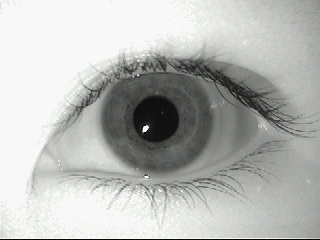
#> input picture test/aeval1.bmp, 320 x 240 px
$ python canny.py test/aeval1.bmp
#> lines starting #> are read from the running program, lines starting #| are printed output that depends on the picture; after the words box and inside, x2 and y2 are one past the last pixel; in counts of white or black regions, pixels touching at a corner belong together
import cv2
import numpy as np
import sys
from matplotlib import pyplot as plt

############################Detecting Outer Circle

img_1 = cv2.imread(sys.argv[1],0)
#> img_1: shape (240, 320); min 2, max 248, mean 184.7
plt.subplot(331),plt.imshow(img_1,cmap = 'gray')
plt.title('Original Image'), plt.xticks([]), plt.yticks([])

#Binary Thresholding of the image

ret, img = cv2.threshold(img_1,127,255,cv2.THRESH_BINARY)
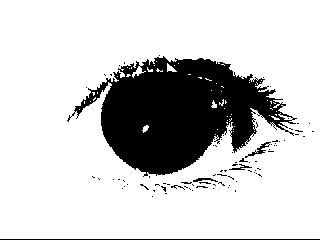
#> img: shape (240, 320); 79.9% white; 84 black regions (78 under 20 px), largest, box (x1, y1, x2, y2) and area: (67, 56, 297, 177) 14582, (0, 239, 320, 240) 320, (245, 142, 271, 158) 97, (193, 178, 218, 182) 52, (229, 164, 252, 170) 49, (171, 185, 185, 190) 21
plt.subplot(332),plt.imshow(img,cmap = 'gray')
plt.title('Threshold Image'), plt.xticks([]), plt.yticks([])

# Canny Edge Detection

edges = cv2.Canny(img,200,300)
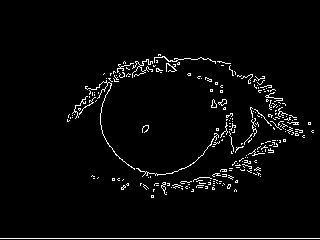
#> edges: shape (240, 320); 3.2% white in thin lines or dots, all inside (x1, y1, x2, y2) = (0, 54, 320, 239)
plt.subplot(333),plt.imshow(edges,cmap = 'gray')
plt.title('Canny Image'), plt.xticks([]), plt.yticks([])

#Circular Hough Transform

circles = cv2.HoughCircles(edges,cv2.HOUGH_GRADIENT,1,240,param1=50,param2=30,minRadius=0,maxRadius=0)
#> circles = [[158.5, 115.5, 57.6]]
circles = np.uint16(np.around(circles))
#> circles = [[158, 116, 58]]

for i in circles[0,:]:
    # draw the outer circle
    cv2.circle(img_1,(i[0],i[1]),i[2],(255,255,255),2)
    # draw the center of the circle
    cv2.circle(img_1,(i[0],i[1]),2,(255,255,255),3)
#> this loop made 1 pass
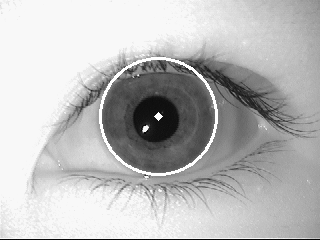
#> img_1: shape (240, 320); min 2, max 255, mean 186.7

plt.subplot(334),plt.imshow(img_1,cmap = 'gray')
plt.title('Hough Tranform '), plt.xticks([]), plt.yticks([])

###########################Detecting inner Circle


img_1_1 = cv2.imread(sys.argv[1],0)

#Canny Edge Detection

img = cv2.Canny(img_1_1,200,300)
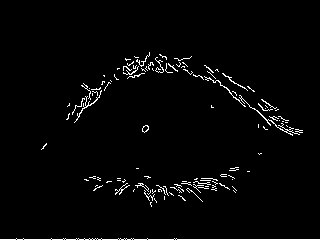
#> img: shape (240, 320); 2.3% white in thin lines or dots, all inside (x1, y1, x2, y2) = (0, 52, 320, 240)
plt.subplot(335),plt.imshow(img,cmap = 'gray')
plt.title('Canny Image _ 2'), plt.xticks([]), plt.yticks([])

#Binary Thresholding of the image

ret, edges = cv2.threshold(img,127,255,cv2.THRESH_BINARY)
plt.subplot(336),plt.imshow(edges,cmap = 'gray')
plt.title('Threshold Image _ 2'), plt.xticks([]), plt.yticks([])

#Circular Hough Transform

circles = cv2.HoughCircles(edges,cv2.HOUGH_GRADIENT,1,300,
                            param1=50,param2=30,minRadius=0,maxRadius=0)
#> circles = None
#> (the run stopped early here; a loop or call above may not have finished)

$ run again, on test/bryanr1.bmp
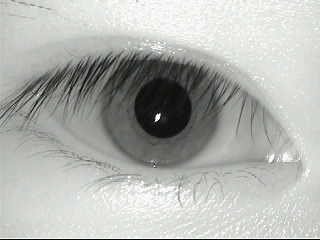
#> input picture test/bryanr1.bmp, 320 x 240 px
#> edges: shape (240, 320); 3% white in thin lines or dots, all inside (x1, y1, x2, y2) = (0, 49, 320, 239)
#> `circles = cv2.HoughCircles(edges,cv2.HOUGH_GRADIENT,1,240,param1=50,pa..`: circles = [[157.5, 109.5, 58.6]]
#> `circles = np.uint16(np.around(circles))`: circles = [[158, 110, 59]]
#> the loop `for i in circles[0,:]:` made 1 pass
#> `img = cv2.Canny(img_1_1,200,300)`:
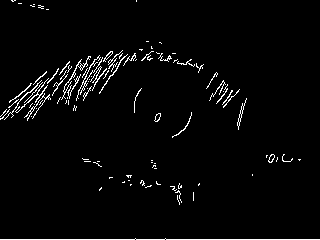
#> img: shape (240, 320); 2.8% white in thin lines or dots
#> `circles = cv2.HoughCircles(edges,cv2.HOUGH_GRADIENT,1,300, param1=50,p..`: circles = [[118.5, 103.5, 42.7]]
#> `circles = np.uint16(np.around(circles))`: circles = [[118, 104, 43]]
#> the loop `for i in circles[0,:]:` made 1 pass
#> after the loop `for i in circles[0,:]:`:
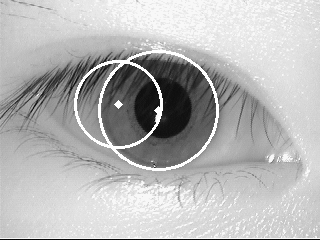
#> img_1: shape (240, 320); min 2, max 255, mean 182.1

$ run again, on test/chingycl1.bmp
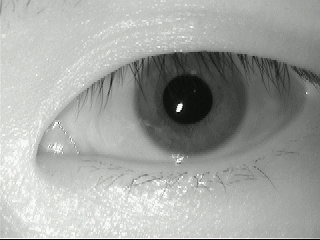
#> input picture test/chingycl1.bmp, 320 x 240 px
#> `ret, img = cv2.threshold(img_1,127,255,cv2.THRESH_BINARY)`:
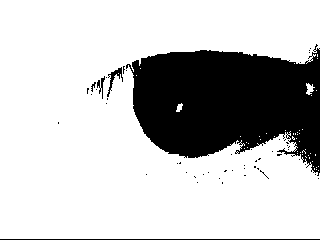
#> img: shape (240, 320); 76.6% white; 52 black regions (47 under 20 px), largest, box (x1, y1, x2, y2) and area: (126, 44, 320, 176) 17296, (0, 239, 320, 240) 320, (107, 67, 123, 97) 130, (97, 76, 105, 99) 67, (91, 82, 96, 92) 21
#> `edges = cv2.Canny(img,200,300)`:
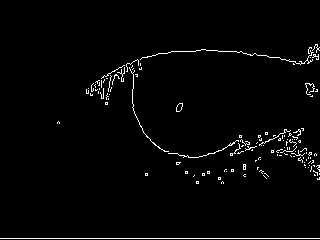
#> edges: shape (240, 320); 2.1% white in thin lines or dots, all inside (x1, y1, x2, y2) = (0, 44, 320, 239)
#> circles = None
